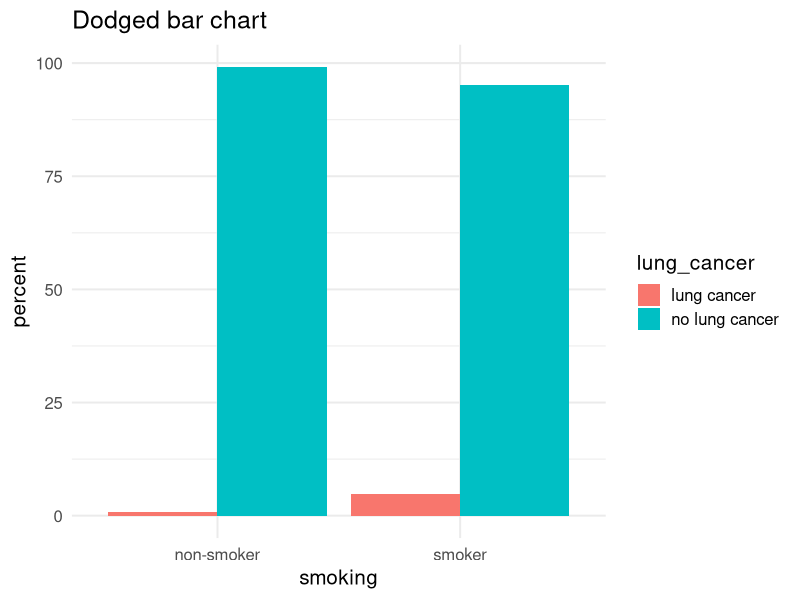
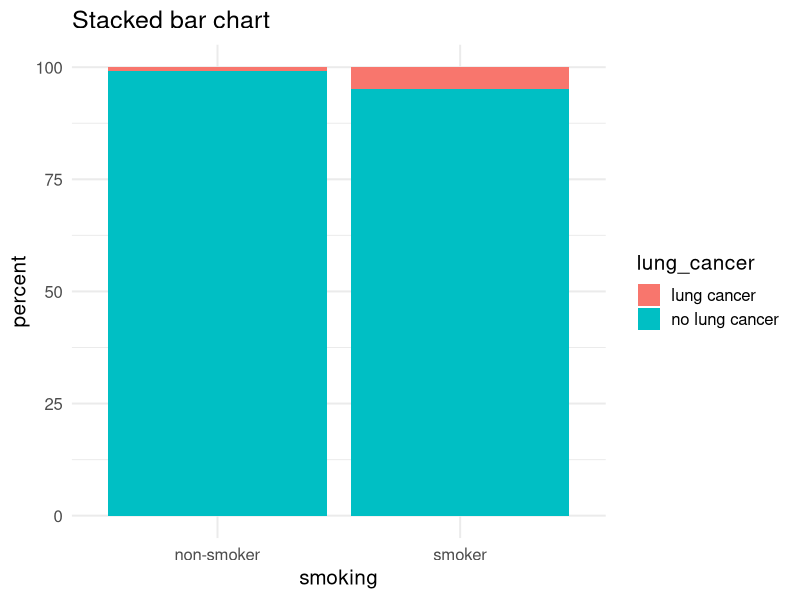
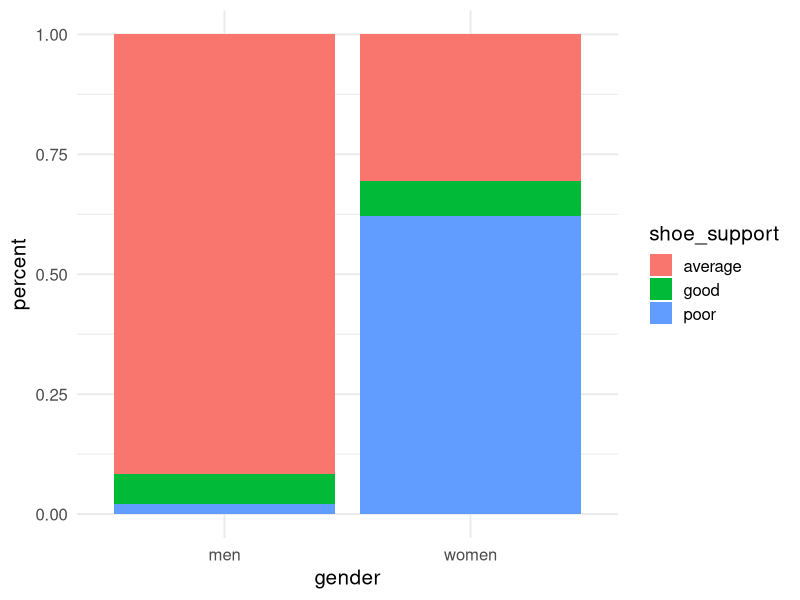
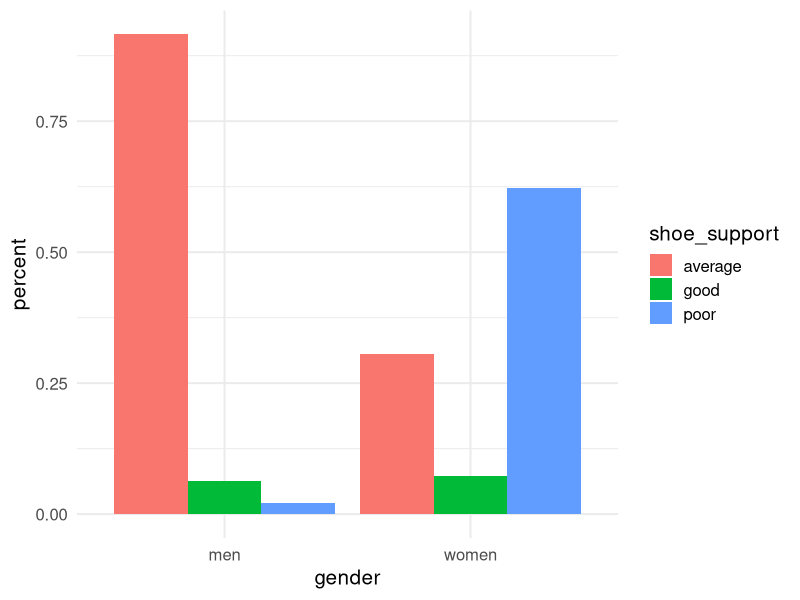
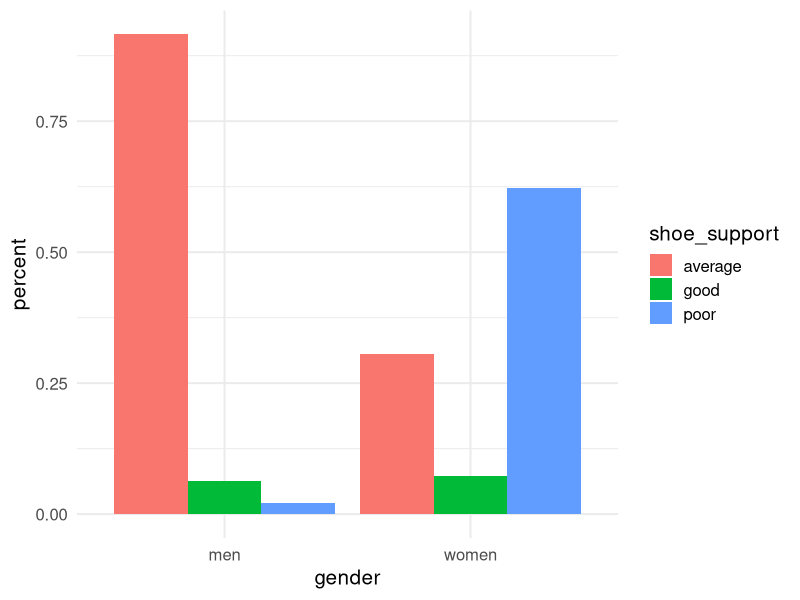
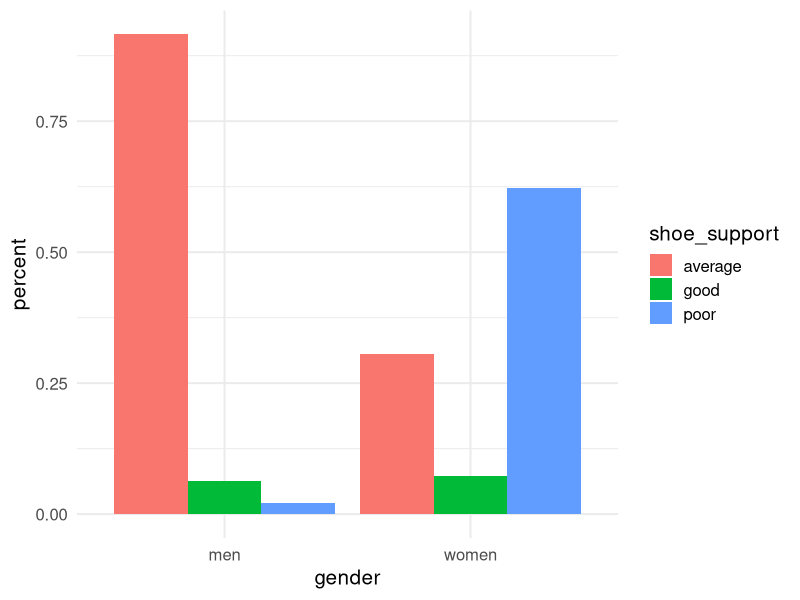
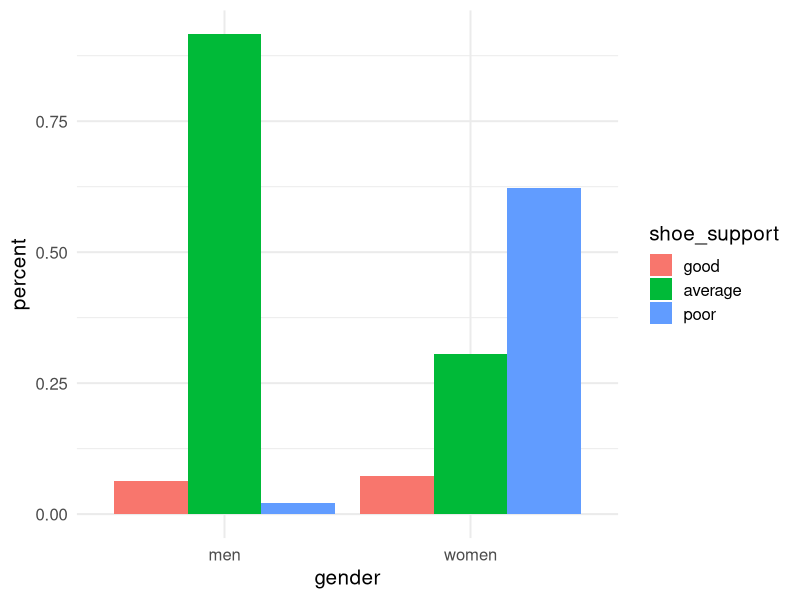
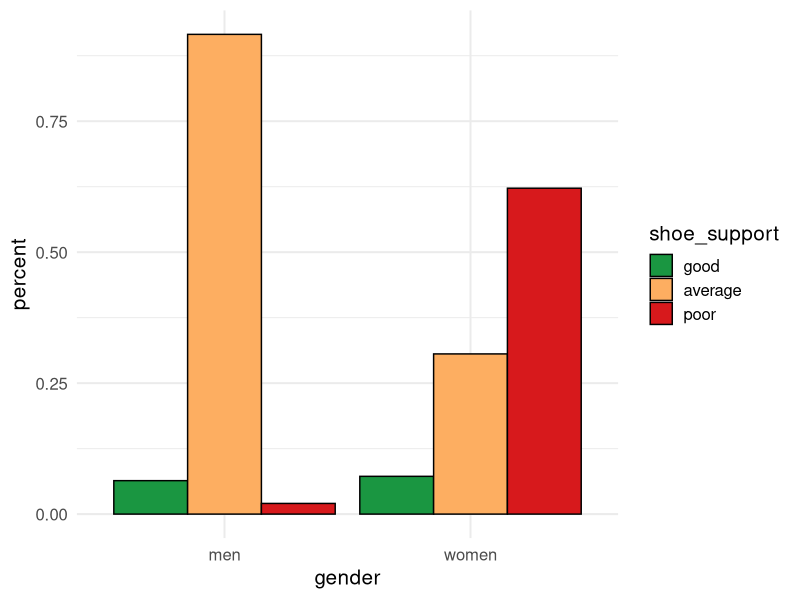

These figures' R source, in order:
## ---- chunk 1
library(tibble)
library(ggplot2)
library(dplyr)
library(forcats)
## ---- chunk 2
# students, you don't need to know how to do this
two_way <- tribble(~ smoking,      ~ lung_cancer,    ~ percent, ~number,
                     "smoker",       "lung cancer",    4.8,      12,
                     "smoker",       "no lung cancer", 95.2,     238,
                     "non-smoker",   "lung cancer",    0.9,      7, 
                     "non-smoker",   "no lung cancer", 99.1,     743
                   )
## ---- chunk 3
ggplot(two_way, aes(x = smoking, y = percent)) + 
  geom_bar(aes(fill = lung_cancer), stat = "identity", position = "dodge")  +
  labs(title = "Dodged bar chart") + theme_minimal(base_size = 15)
## ---- chunk 4
ggplot(two_way, aes(x = smoking, y = percent)) + 
  geom_bar(aes(fill = lung_cancer), stat = "identity", position = "stack") +
  labs(title = "Stacked bar chart") + theme_minimal(base_size = 15)
## ---- chunk 5
# students, you don't need to know how to do this
shoe_data <- tribble(~ shoe_support, ~ gender, ~ percent,
                       "good",         "men",    94/1472, 
                       "average",      "men",    1348/1472,
                       "poor",         "men",    30/1472,
                       "good",         "women",  137/1900,
                       "average",      "women",  581/1900,
                       "poor",         "women",  1182/1900)
shoe_data
## ---- chunk 6
ggplot(shoe_data, aes(x = gender, y = percent)) + 
  geom_bar(stat = "identity", aes(fill = shoe_support), position = "stack") +
  theme_minimal(base_size = 15)
## ---- chunk 7
ggplot(shoe_data, aes(x = gender, y = percent)) + 
  geom_bar(stat = "identity", aes(fill = shoe_support), position = "dodge") +
  theme_minimal(base_size = 15)
## ---- chunk 8
ggplot(shoe_data, aes(x = gender, y = percent)) + 
  geom_bar(stat = "identity", aes(fill = shoe_support), position = "dodge") +
  theme_minimal(base_size = 15)
## ---- chunk 9
ggplot(shoe_data, aes(x = gender, y = percent)) + 
  geom_bar(stat = "identity", aes(fill = shoe_support), position = "dodge") +
  theme_minimal(base_size = 15)
## ---- chunk 10
shoe_data <- shoe_data %>% 
  mutate(shoe_support = fct_relevel(shoe_support, "good", "average", "poor"))

ggplot(shoe_data, aes(x = gender, y = percent)) + 
  geom_bar(stat = "identity", aes(fill = shoe_support), position = "dodge") +
  theme_minimal(base_size = 15)
## ---- chunk 11
ggplot(shoe_data, aes(x = gender, y = percent)) + 
  geom_bar(stat = "identity", aes(fill = shoe_support), position = "dodge", col = "black") +
  theme_minimal(base_size = 15) +
  scale_fill_manual(values = c("#1a9641", "#fdae61", "#d7191c"))
## ---- chunk 12
#this is the data from page 131 of edition 4 of baldi and moore
simp_data <- tribble(~ age_grp, ~ community, ~ deaths, ~ pop,
                       "0-34",    "A",         20,       1000, 
                       "35-64",   "A",         120,      3000,
                       "65+",     "A",         360,      6000,
                       "all",     "A",         500,      10000,
                       "0-34",    "B",         180,      6000,
                       "35-64",   "B",         150,      3000,
                       "65+",     "B",         70,       1000,
                       "all",     "B",         400,      10000)

simp_data <- simp_data %>% 
  mutate(death_per_1000 = (deaths/pop) * 1000)

simp_data_no_all <- simp_data %>% filter(age_grp != "all")
## ---- chunk 13
simp_data
## ---- chunk 14
ggplot(simp_data_no_all, aes(x = age_grp, y = death_per_1000)) + 
  geom_point(aes(col = community, size = pop)) + 
  labs(title = "Death rate by age group, community, and population size") +
  theme_minimal(base_size = 15)
## ---- chunk 15
ggplot(simp_data, aes(x = age_grp, y = death_per_1000)) + 
  geom_point(aes(col = community, size = pop)) + 
  labs(title = "Death rate by age group, community, and population size") +
  theme_minimal(base_size = 15)
## ---- chunk 16
#students, don't need to know the scale_fill_manual() function
ggplot(simp_data, aes(x = community, y = death_per_1000)) + 
  geom_bar(aes(fill = age_grp), position = "dodge", stat = "identity", col = "white") +
  theme_minimal(base_size = 15) +
  scale_fill_manual(values = c("#74a9cf", "#0570b0", "#034e7b", "grey"))
  # this scale function allows you to manually set your fill colors
  # colours declared with "#123456" are called hex codes and you can find them online!
## ---- chunk 17
#students, don't need to know the scale_fill_manual() function
ggplot(simp_data, aes(x = community, y = death_per_1000)) + 
  geom_bar(aes(fill = age_grp), position = "dodge", stat = "identity", col = "white") +
  theme_minimal(base_size = 15) +
  scale_fill_manual(values = c("#74a9cf", "#0570b0", "#034e7b", "grey"))
  # this scale function allows you to manually set your fill colors
  # colours declared with "#123456" are called hex codes and you can find them online!
